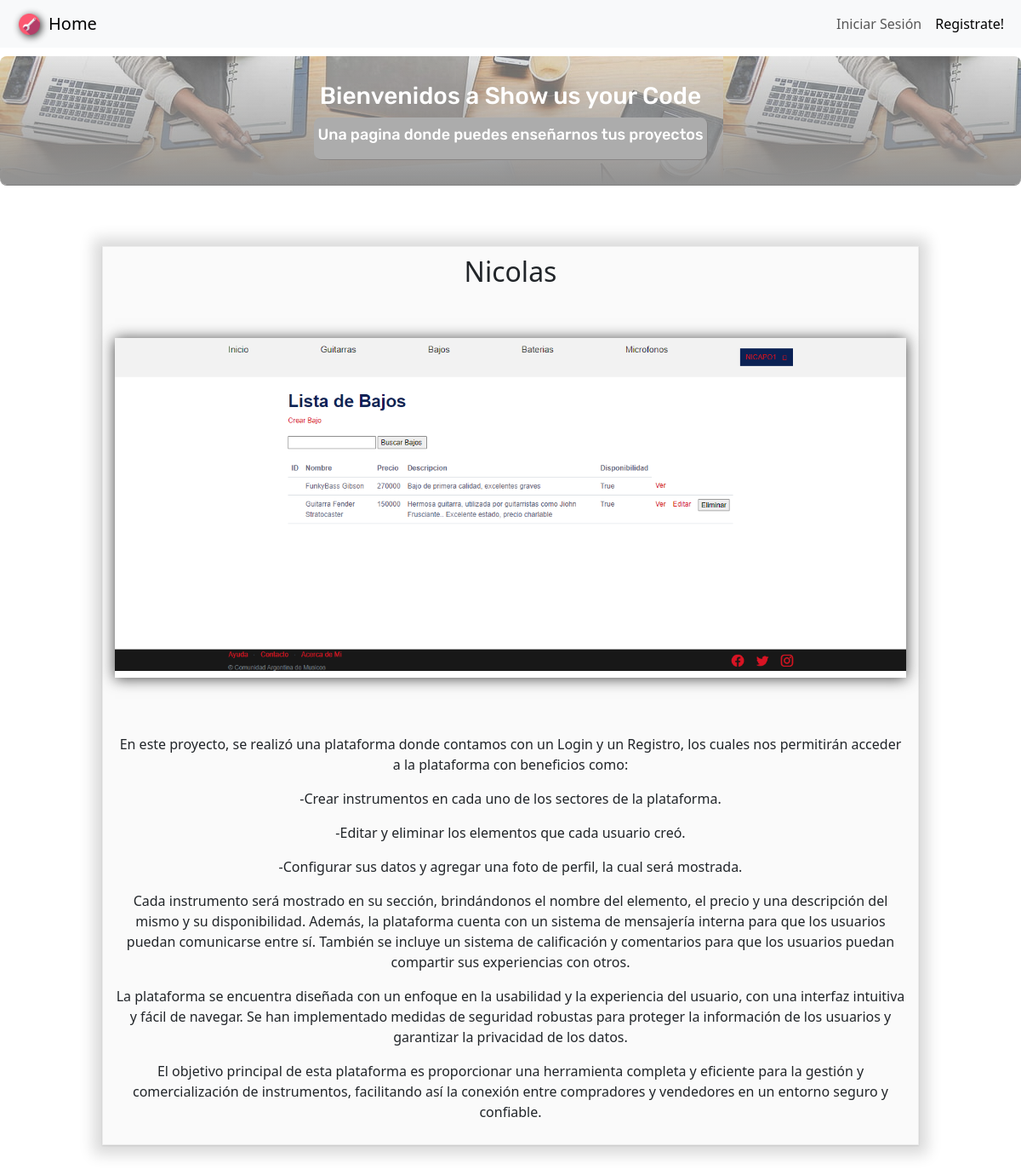
The page / on the database its author committed.
### clients/models.py (models this page shows)
class Proyecto(models.Model):
    nombre = models.CharField(max_length=30)
    descripcion = models.TextField()
    imagen = models.ImageField(upload_to="images/")

### portfolio/views.py (the view)
# urls.py: path('', listar_proyectos,name="home"),
def listar_proyectos(request):
    proyectos = Proyecto.objects.all()
    return render(request,'home.html', {'proyectos':proyectos})

### templates/home.html (shortened to what this page needs)
{%extends "bases/base_admin.html" %}
{%load static%}
{%block scripts%}
<link rel="stylesheet" href="{% static "css/forms.css" %}">
<head>
</head>
{%endblock%}
{%block content%}
    <div class="intro text-center">
        <h3>Bienvenidos a Show us your Code </h3>
        <div class="sub-intro">
            <h2>Una pagina donde puedes enseñarnos tus proyectos</h2>
        </div>
    </div>
    <div class="container-proyectos text-center">
        {%for proyecto in proyectos %}
            <div class="proyectos">
                <h2>{{proyecto.nombre}}</h2>
                <img src="{{proyecto.imagen.url}}" alt="{{proyecto.nombre}} imagen">
                <p>{{proyecto.descripcion|linebreaks}} </p>
            </div>
        {% endfor %}
    </div>
{%endblock%}

### templates/bases/base_admin.html (shortened to what this page needs)
{% load static %}
<!DOCTYPE html>
<html lang="en">
<head>
    <link href="https://cdn.jsdelivr.net/npm/bootstrap@5.3.2/dist/css/bootstrap.min.css" rel="stylesheet">
    <link rel="stylesheet" type= "text/css" href="{% static 'css/style.css'%}">
    {%block scripts %} {%endblock%}
</head>
<body>
    <nav class="navbar navbar-expand-lg bg-body-tertiary">
        <div class="container-fluid">
          <img src={% static "images/logo.png" %} alt="logo">
          <a class="navbar-brand" href="{% url 'home' %}">Home</a>
          <div class="collapse navbar-collapse ms-auto" id="navbarNavAltMarkup">
            <div class="navbar-nav ms-auto">
              {% if not user.is_authenticated %}
              <a class="nav-link" href="{% url 'client:login'%}">Iniciar Sesión</a>
              <a class="nav-link active" href="{% url 'client:create'%}"aria-current="true">Registrate!</a>
              </div>
              {% endif %}
          </div>
        </div>
    </nav>
    {%block content %}{% endblock %}
</body>
</html>

### static/css/forms.css (style rules this page uses)
.container-fluid img { width: 25px; opacity: 0.8; margin: 4px 10px; filter: drop-shadow( 2px 2px 5px #000 ) }
.navbar-brand { cursor: pointer; }
.intro { justify-content: center; font-family: 'Rubik', sans-serif; margin: 10px auto; padding: 30px 3px; color: #fff; background-image: linear-gradient(rgba(202, 202, 202, 0.5), rgb(145, 145, 145)),url("/static/images/intro.jpg"); box-shadow: 0 1px #757474e8; border-radius: 8px; }
.sub-intro { display: inline-block; padding: 10px 4px; background-color: #acacac; height: auto ; border-radius: 8px ; box-shadow: 1px 1px #858383e8; }
.sub-intro h2 { font-size: 18px; text-align: center; }
.proyectos { background-color: #fafafa; padding: 10px 14px; width: 80%; margin: 6% auto; border: 1px solid #ebebeb ; box-shadow: rgba(0,0,0,0.14902) 0px 1px 16px 10px, rgba(0,0,0,0.09804) 0px 1px 2px 0px; }
.container-proyectos { margin: 25px auto; }
.proyectos img { margin: 50px auto; width: 100%; height: auto; box-shadow: #444444 0px 1px 16px; }

### rows shown on the page
Proyecto: nombre "Nicolas", imagen (picture), descripcion "En este proyecto, se realizó una plataforma donde contamos con un Login y un Registro, los cuales nos permitirán acceder a la plataforma con beneficios como: -Crear instrumentos en cada uno de los sectores de la plataforma. -Editar y eliminar los elementos que cada usuario creó. -Configurar sus datos y agregar una foto de perfil, la cual será mostrada. Cada instrumento será mostrado en su sección, brindándonos el nombre del elemento, el precio y una descripción del mismo y su disponibilidad. Además, la plataforma cuenta con un sistema de mensajería interna para que los usuarios puedan comunicarse entre sí. También se incluye un sistema de calificación y comentarios para que los usuarios…"
